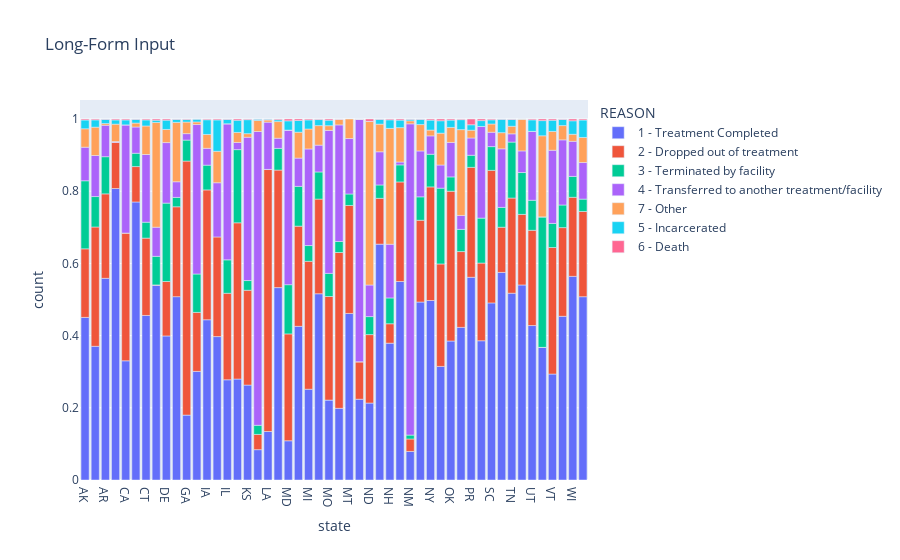

The notebook cell this image was saved under:
### Code cell
fig = px.bar(count_df, x="state", y="count", color="REASON", title="Long-Form Input")
fig.show()

### Figure 1 — Plotly figure (JSON) as saved in the notebook; plotly's stock layout.template omitted (floating-point values rounded to 4 significant figures)
{"data": [{"alignmentgroup": "True", "hovertemplate": "REASON=1 - Treatment Completed<br>state=%{x}<br>count=%{y}<extra></extra>", "legendgroup": "1 - Treatment Completed", "marker": {"color": "#636efa", "pattern": {"shape": ""}}, "name": "1 - Treatment Completed", "offsetgroup": "1 - Treatment Completed", "orientation": "v", "showlegend": true, "textposition": "auto", "type": "bar", "x": ["AK", "AL", "AR", "AZ", "CA", "CO", "CT", "DC", "DE", "FL", "GA", "HI", "IA", "ID", "IL", "IN", "KS", "KY", "LA", "MA", "MD", "ME", "MI", "MN", "MO", "MS", "MT", "NC", "ND", "NE", "NH", "NJ", "NM", "NV", "NY", "OH", "OK", "PA", "PR", "RI", "SC", "SD", "TN", "TX", "UT", "VA", "VT", "WA", "WI", "WY"], "xaxis": "x", "y": [0.4504, 0.3704, 0.5587, 0.8074, 0.3302, 0.7701, 0.4558, 0.5394, 0.399, 0.5079, 0.1797, 0.3008, 0.4439, 0.3973, 0.2776, 0.2796, 0.2629, 0.08404, 0.1343, 0.5329, 0.1087, 0.4256, 0.2514, 0.5159, 0.2213, 0.1986, 0.4614, 0.2237, 0.2132, 0.6534, 0.379, 0.5499, 0.07914, 0.493, 0.4972, 0.3147, 0.385, 0.4228, 0.5616, 0.3857, 0.4906, 0.5751, 0.5174, 0.5403, 0.4279, 0.367, 0.2935, 0.4534, 0.5641, 0.5078], "yaxis": "y"}, {"alignmentgroup": "True", "hovertemplate": "REASON=2 - Dropped out of treatment<br>state=%{x}<br>count=%{y}<extra></extra>", "legendgroup": "2 - Dropped out of treatment", "marker": {"color": "#EF553B", "pattern": {"shape": ""}}, "name": "2 - Dropped out of treatment", "offsetgroup": "2 - Dropped out of treatment", "orientation": "v", "showlegend": true, "textposition": "auto", "type": "bar", "x": ["AK", "AL", "AR", "AZ", "CA", "CO", "CT", "DC", "DE", "FL", "GA", "HI", "IA", "ID", "IL", "IN", "KS", "KY", "LA", "MA", "MD", "ME", "MI", "MN", "MO", "MS", "MT", "NC", "ND", "NE", "NH", "NJ", "NM", "NV", "NY", "OH", "OK", "PA", "PR", "RI", "SC", "SD", "TN", "TX", "UT", "VA", "VT", "WA", "WI", "WY"], "xaxis": "x", "y": [0.1899, 0.3305, 0.2339, 0.128, 0.3538, 0.09808, 0.2143, 0.0009217, 0.1508, 0.249, 0.7037, 0.1634, 0.3597, 0.2759, 0.2396, 0.4328, 0.2627, 0.04225, 0.7257, 0.3256, 0.296, 0.2775, 0.3544, 0.2621, 0.287, 0.4315, 0.2991, 0.1035, 0.1896, 0.127, 0.05381, 0.2757, 0.03451, 0.2265, 0.3147, 0.2838, 0.4149, 0.21, 0.3045, 0.2153, 0.3671, 0.1251, 0.2636, 0.1955, 0.2638, 0.0004126, 0.3505, 0.2457, 0.219, 0.2361], "yaxis": "y"}, {"alignmentgroup": "True", "hovertemplate": "REASON=3 - Terminated by facility<br>state=%{x}<br>count=%{y}<extra></extra>", "legendgroup": "3 - Terminated by facility", "marker": {"color": "#00cc96", "pattern": {"shape": ""}}, "name": "3 - Terminated by facility", "offsetgroup": "3 - Terminated by facility", "orientation": "v", "showlegend": true, "textposition": "auto", "type": "bar", "x": ["AK", "AL", "AR", "AZ", "CA", "CO", "CT", "DC", "DE", "FL", "GA", "HI", "IA", "IL", "IN", "KS", "KY", "LA", "MA", "MD", "ME", "MI", "MN", "MO", "MS", "MT", "NC", "ND", "NE", "NH", "NJ", "NM", "NV", "NY", "OH", "OK", "PA", "PR", "RI", "SC", "SD", "TN", "TX", "UT", "VA", "VT", "WA", "WI", "WY"], "xaxis": "x", "y": [0.1886, 0.08432, 0.103, 0.0001543, 0.0001059, 0.0369, 0.04407, 0.07921, 0.2171, 0.02591, 0.05819, 0.1064, 0.06857, 0.09257, 0.2028, 0.02688, 0.02526, 0.0002809, 0.06009, 0.1364, 0.1102, 0.04364, 0.07524, 0.064, 0.03058, 0.03181, 0.0003443, 0.04987, 0.03694, 0.07146, 0.04725, 0.01081, 0.06487, 0.09053, 0.21, 0.0396, 0.06152, 0.03345, 0.1245, 0.06581, 0.05498, 0.1551, 0.116, 0.0832, 0.3612, 0.06674, 0.06262, 0.05779, 0.03423], "yaxis": "y"}, {"alignmentgroup": "True", "hovertemplate": "REASON=4 - Transferred to another treatment/facility<br>state=%{x}<br>count=%{y}<extra></extra>", "legendgroup": "4 - Transferred to another treatment/facility", "marker": {"color": "#ab63fa", "pattern": {"shape": ""}}, "name": "4 - Transferred to another treatment/facility", "offsetgroup": "4 - Transferred to another treatment/facility", "orientation": "v", "showlegend": true, "textposition": "auto", "type": "bar", "x": ["AK", "AL", "AR", "AZ", "CA", "CO", "CT", "DC", "DE", "FL", "GA", "HI", "IA", "ID", "IL", "IN", "KS", "KY", "LA", "MA", "MD", "ME", "MI", "MN", "MO", "MS", "MT", "NC", "ND", "NE", "NH", "NJ", "NM", "NV", "NY", "OH", "OK", "PA", "PR", "RI", "SC", "SD", "TN", "TX", "UT", "VA", "VT", "WA", "WI", "WY"], "xaxis": "x", "y": [0.09296, 0.1137, 0.08706, 0.00199, 0.2995, 0.07273, 0.1875, 0.08065, 0.1677, 0.04342, 0.01782, 0.4141, 0.04667, 0.1502, 0.3768, 0.01981, 0.3969, 0.8138, 0.1309, 0.02814, 0.428, 0.0783, 0.2676, 0.07427, 0.3961, 0.3229, 0.1536, 0.6711, 0.0875, 0.09189, 0.1487, 0.008016, 0.8622, 0.1271, 0.05089, 0.06416, 0.09551, 0.03857, 0.0479, 0.2537, 0.03978, 0.1623, 0.02285, 0.05984, 0.1906, 0.0003126, 0.2027, 0.1804, 0.09731, 0.1013], "yaxis": "y"}, {"alignmentgroup": "True", "hovertemplate": "REASON=7 - Other<br>state=%{x}<br>count=%{y}<extra></extra>", "legendgroup": "7 - Other", "marker": {"color": "#FFA15A", "pattern": {"shape": ""}}, "name": "7 - Other", "offsetgroup": "7 - Other", "orientation": "v", "showlegend": true, "textposition": "auto", "type": "bar", "x": ["AK", "AL", "AR", "AZ", "CA", "CO", "CT", "DC", "DE", "FL", "GA", "HI", "IA", "ID", "IL", "IN", "KS", "KY", "LA", "MA", "MD", "ME", "MI", "MN", "MO", "MS", "MT", "NC", "ND", "NE", "NH", "NJ", "NM", "NV", "NY", "OH", "OK", "PA", "PR", "RI", "SC", "SD", "TN", "TX", "UT", "VA", "VT", "WA", "WI", "WY"], "xaxis": "x", "y": [0.05106, 0.07854, 0.004688, 0.0482, 0.0001204, 0.01089, 0.07907, 0.2902, 0.03639, 0.1645, 0.03211, 0.007085, 0.03838, 0.08712, 0.0002747, 0.02778, 0.009923, 0.0306, 0.005952, 0.0462, 0.0002163, 0.07175, 0.05528, 0.05416, 0.01309, 0.01558, 0.05411, 0.0008754, 0.4528, 0.07659, 0.321, 0.09521, 0.008282, 0.07311, 0.01605, 0.08819, 0.0416, 0.2377, 0.02151, 0.0001421, 0.0229, 0.04469, 0.0209, 0.08816, 0.0001602, 0.2246, 0.05214, 0.03957, 0.01949, 0.06944], "yaxis": "y"}, {"alignmentgroup": "True", "hovertemplate": "REASON=5 - Incarcerated<br>state=%{x}<br>count=%{y}<extra></extra>", "legendgroup": "5 - Incarcerated", "marker": {"color": "#19d3f3", "pattern": {"shape": ""}}, "name": "5 - Incarcerated", "offsetgroup": "5 - Incarcerated", "orientation": "v", "showlegend": true, "textposition": "auto", "type": "bar", "x": ["AK", "AL", "AR", "AZ", "CA", "CO", "CT", "DC", "DE", "FL", "GA", "HI", "IA", "ID", "IL", "IN", "KS", "KY", "LA", "MA", "MD", "ME", "MI", "MN", "MO", "MS", "NC", "ND", "NE", "NH", "NJ", "NM", "NV", "NY", "OH", "OK", "PA", "PR", "RI", "SC", "SD", "TN", "TX", "UT", "VA", "VT", "WA", "WI", "WY"], "xaxis": "x", "y": [0.02431, 0.02014, 0.01168, 0.01169, 0.01372, 0.01031, 0.01676, 0.006164, 0.02575, 0.008342, 0.006885, 0.00785, 0.04082, 0.08694, 0.01207, 0.03379, 0.03882, 0.00359, 0.002353, 0.004999, 0.0257, 0.03247, 0.02515, 0.01678, 0.01528, 0.0001484, 8.656e-05, 0.0005402, 0.01335, 0.02371, 0.02086, 0.004141, 0.01449, 0.02758, 0.03445, 0.0203, 0.02768, 0.01517, 0.0163, 0.01153, 0.03714, 0.01901, 0.0002236, 0.03193, 0.04209, 0.03104, 0.01693, 0.03739, 0.04833], "yaxis": "y"}, {"alignmentgroup": "True", "hovertemplate": "REASON=6 - Death<br>state=%{x}<br>count=%{y}<extra></extra>", "legendgroup": "6 - Death", "marker": {"color": "#FF6692", "pattern": {"shape": ""}}, "name": "6 - Death", "offsetgroup": "6 - Death", "orientation": "v", "showlegend": true, "textposition": "auto", "type": "bar", "x": ["AK", "AL", "AR", "AZ", "CA", "CO", "CT", "DC", "DE", "FL", "GA", "HI", "IA", "ID", "IL", "IN", "KS", "KY", "LA", "MA", "MD", "ME", "MI", "MN", "MO", "MS", "NC", "ND", "NE", "NH", "NJ", "NM", "NV", "NY", "OH", "OK", "PA", "PR", "RI", "SC", "SD", "TN", "TX", "UT", "VA", "VT", "WA", "WI", "WY"], "xaxis": "x", "y": [0.002768, 0.002454, 0.0009817, 0.002576, 0.00257, 0.000948, 0.002518, 0.003399, 0.003184, 0.0009976, 0.001566, 0.0003528, 0.002007, 0.00251, 0.00107, 0.003415, 0.001822, 0.0004195, 0.000474, 0.002077, 0.005008, 0.004088, 0.002545, 0.001497, 0.003249, 0.0006308, 0.0003108, 0.006482, 0.0009064, 0.002263, 0.003034, 0.0009202, 0.0009313, 0.003075, 0.004787, 0.003026, 0.001751, 0.0159, 0.00443, 0.002281, 0.0007376, 0.001141, 2.485e-05, 0.002419, 0.004401, 0.003394, 0.001308, 0.004899, 0.002808], "yaxis": "y"}], "layout": {"barmode": "relative", "legend": {"title": {"text": "REASON"}, "tracegroupgap": 0}, "title": {"text": "Long-Form Input"}, "xaxis": {"anchor": "y", "domain": [0, 1], "title": {"text": "state"}}, "yaxis": {"anchor": "x", "domain": [0, 1], "title": {"text": "count"}}}}
